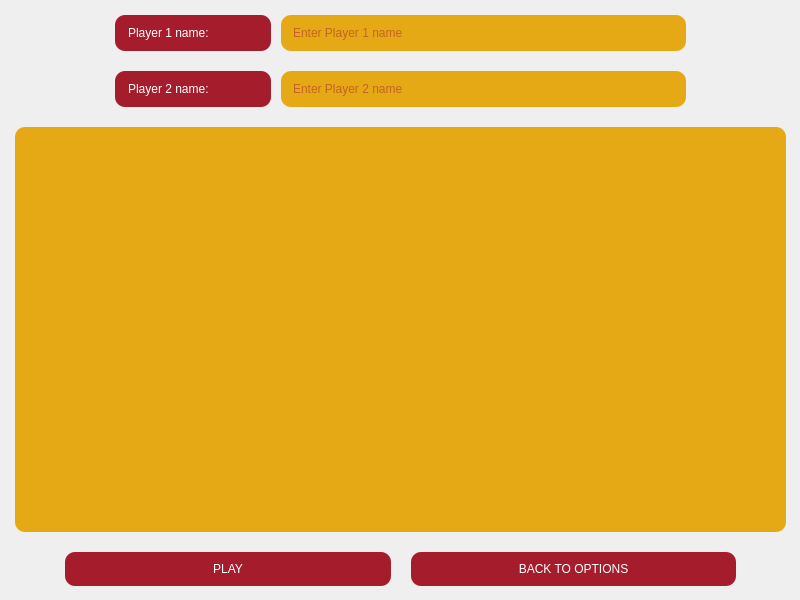
<?xml version="1.0" encoding="UTF-8"?>
<ui version="4.0">
 <class>joinGame</class>
 <widget class="QWidget" name="joinGame">
  <property name="geometry">
   <rect>
    <x>0</x>
    <y>0</y>
    <width>800</width>
    <height>600</height>
   </rect>
  </property>
  <property name="sizePolicy">
   <sizepolicy hsizetype="Expanding" vsizetype="Expanding">
    <horstretch>0</horstretch>
    <verstretch>0</verstretch>
   </sizepolicy>
  </property>
  <widget class="QWidget" name="verticalLayoutWidget_4">
   <property name="geometry">
    <rect>
     <x>0</x>
     <y>0</y>
     <width>801</width>
     <height>601</height>
    </rect>
   </property>
   <layout class="QVBoxLayout" name="layout_page_join_existing_game" stretch="0,2,0">
    <property name="spacing">
     <number>10</number>
    </property>
    <property name="leftMargin">
     <number>10</number>
    </property>
    <property name="topMargin">
     <number>10</number>
    </property>
    <property name="rightMargin">
     <number>10</number>
    </property>
    <property name="bottomMargin">
     <number>10</number>
    </property>
    <item>
     <layout class="QGridLayout" name="gridLayout_3" rowstretch="0,0" columnstretch="2,5" rowminimumheight="0,0" columnminimumwidth="0,0">
      <property name="leftMargin">
       <number>100</number>
      </property>
      <property name="topMargin">
       <number>0</number>
      </property>
      <property name="rightMargin">
       <number>100</number>
      </property>
      <property name="bottomMargin">
       <number>0</number>
      </property>
      <property name="horizontalSpacing">
       <number>0</number>
      </property>
      <property name="verticalSpacing">
       <number>10</number>
      </property>
      <item row="1" column="0">
       <widget class="QLabel" name="player2name_2">
        <property name="sizePolicy">
         <sizepolicy hsizetype="Expanding" vsizetype="Expanding">
          <horstretch>0</horstretch>
          <verstretch>0</verstretch>
         </sizepolicy>
        </property>
        <property name="styleSheet">
         <string notr="true">    color: white;
                                        background-color: rgb(165, 29, 45);
                                        padding: 10px;
                                        border-radius: 10px;
                                        margin: 5px;</string>
        </property>
        <property name="text">
         <string>Player 2 name:</string>
        </property>
       </widget>
      </item>
      <item row="1" column="1">
       <widget class="QLineEdit" name="lineEditPlayer2_2">
        <property name="sizePolicy">
         <sizepolicy hsizetype="Expanding" vsizetype="Expanding">
          <horstretch>0</horstretch>
          <verstretch>0</verstretch>
         </sizepolicy>
        </property>
        <property name="styleSheet">
         <string notr="true">color: rgb(165, 29, 45);
                                        background-color: rgba(229, 165, 10, 0.95);
                                        padding: 10px;
                                        border-radius: 10px;
                                        margin: 5px;
                                        border-color: rgb(165, 29, 45);
                                    </string>
        </property>
        <property name="text">
         <string/>
        </property>
        <property name="placeholderText">
         <string>Enter Player 2 name</string>
        </property>
       </widget>
      </item>
      <item row="0" column="1">
       <widget class="QLineEdit" name="lineEditPlayer1_2">
        <property name="sizePolicy">
         <sizepolicy hsizetype="Expanding" vsizetype="Expanding">
          <horstretch>0</horstretch>
          <verstretch>0</verstretch>
         </sizepolicy>
        </property>
        <property name="styleSheet">
         <string notr="true">color: rgb(165, 29, 45);
                                        background-color: rgba(229, 165, 10, 0.95);
                                        padding: 10px;
                                        border-radius: 10px;
                                        margin: 5px;
                                        border-color: rgb(165, 29, 45);
                                    </string>
        </property>
        <property name="text">
         <string/>
        </property>
        <property name="placeholderText">
         <string>Enter Player 1 name</string>
        </property>
       </widget>
      </item>
      <item row="0" column="0">
       <widget class="QLabel" name="player1name_2">
        <property name="sizePolicy">
         <sizepolicy hsizetype="Expanding" vsizetype="Expanding">
          <horstretch>0</horstretch>
          <verstretch>0</verstretch>
         </sizepolicy>
        </property>
        <property name="styleSheet">
         <string notr="true">    color: white;
                                        background-color: rgb(165, 29, 45);
                                        padding: 10px;
                                        border-radius: 10px;
                                        margin: 5px;</string>
        </property>
        <property name="text">
         <string>Player 1 name:</string>
        </property>
       </widget>
      </item>
     </layout>
    </item>
    <item>
     <widget class="QListView" name="partidasList">
      <property name="styleSheet">
       <string notr="true">    color: white;
                                background-color: rgba(229, 165, 10, 0.95);
                                padding: 10px;
                                border-radius: 10px;
                                margin: 5px;</string>
      </property>
     </widget>
    </item>
    <item>
     <layout class="QHBoxLayout" name="horizontalLayout_3">
      <property name="spacing">
       <number>10</number>
      </property>
      <property name="leftMargin">
       <number>50</number>
      </property>
      <property name="topMargin">
       <number>0</number>
      </property>
      <property name="rightMargin">
       <number>50</number>
      </property>
      <property name="bottomMargin">
       <number>0</number>
      </property>
      <item>
       <widget class="QPushButton" name="btnJugar_3">
        <property name="styleSheet">
         <string notr="true">    color: white;
                                        background-color: rgb(165, 29, 45);
                                        padding: 10px;
                                        border-radius: 10px;
                                        margin: 5px;</string>
        </property>
        <property name="text">
         <string>PLAY</string>
        </property>
       </widget>
      </item>
      <item>
       <widget class="QPushButton" name="btnVolver_3">
        <property name="styleSheet">
         <string notr="true">    color: white;
                                        background-color: rgb(165, 29, 45);
                                        padding: 10px;
                                        border-radius: 10px;
                                        margin: 5px;</string>
        </property>
        <property name="text">
         <string>BACK TO OPTIONS</string>
        </property>
       </widget>
      </item>
     </layout>
    </item>
   </layout>
  </widget>
 </widget>
 <resources/>
 <connections/>
</ui>
